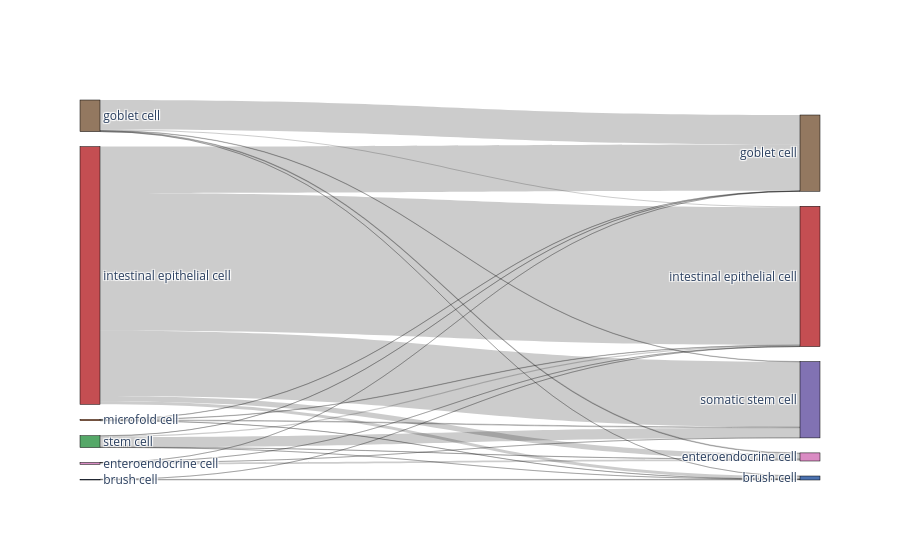
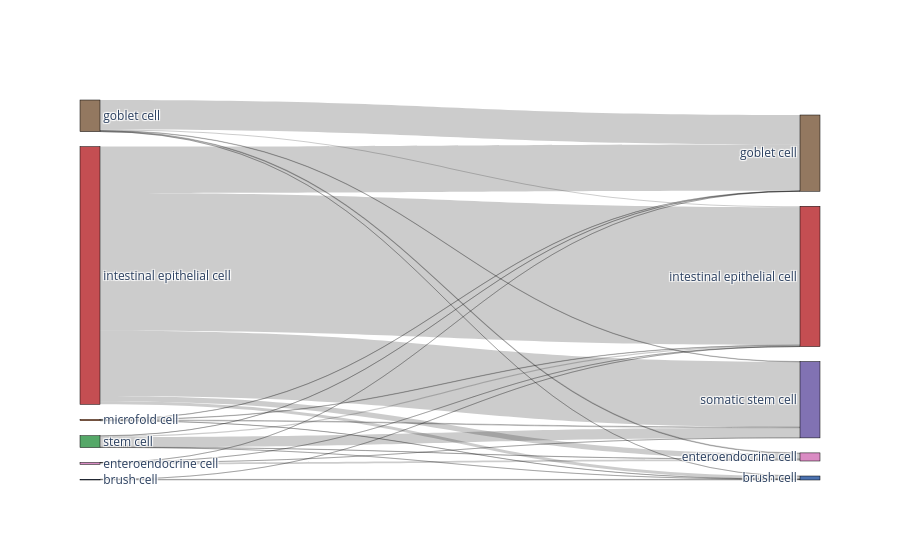

The notebook cell these images were saved under, in order:
### Code cell
%matplotlib inline

bc.tl.report(
    adata_pred=adata_predicted,
    celltype=celltype_test, 
    method=method, 
    analysis_name=analysis_name,
    train_datasets = adata_trains,
    test_dataset = adata_orig,
    merge = merge,
    name_prediction='auto_annot', 
    name_report='auto_annot', 
    use_raw=use_raw,
    remove_nonshared=True, 
    clustering='leiden', 
    asymmetric_matrix=True, 
    delimiter='\t', 
    verbose=True
)

### Figure 1 — Plotly figure (JSON) as saved in the notebook; plotly's stock layout.template omitted (floating-point values rounded to 4 significant figures)
{"data": [{"link": {"source": [4, 4, 4, 4, 4, 2, 2, 2, 2, 2, 0, 0, 5, 5, 5, 5, 5, 1, 1, 1, 1, 3, 3, 3, 3], "target": [9, 8, 10, 7, 6, 9, 8, 10, 7, 6, 9, 6, 9, 8, 10, 7, 6, 9, 8, 10, 7, 9, 8, 10, 6], "value": [20816, 7020, 9847, 824, 453, 157, 4447, 54, 106, 15, 1, 97, 179, 20, 1535, 26, 21, 5, 2, 1, 269, 48, 38, 103, 18]}, "node": {"color": ["#4c72b0", "#da8bc3", "#937860", "#dd8452", "#c44e52", "#55a868", "#4c72b0", "#da8bc3", "#937860", "#c44e52", "#8172b3"], "label": ["brush cell", "enteroendocrine cell", "goblet cell", "microfold cell", "intestinal epithelial cell", "stem cell", "brush cell", "enteroendocrine cell", "goblet cell", "intestinal epithelial cell", "somatic stem cell"], "line": {"color": "black", "width": 0.5}, "pad": 15, "thickness": 20}, "type": "sankey"}], "layout": {}}

### Figure 2 — Plotly figure (JSON) as saved in the notebook; plotly's stock layout.template omitted (floating-point values rounded to 4 significant figures)
{"data": [{"link": {"source": [4, 4, 4, 4, 4, 2, 2, 2, 2, 2, 0, 0, 5, 5, 5, 5, 5, 1, 1, 1, 1, 3, 3, 3, 3], "target": [9, 8, 10, 7, 6, 9, 8, 10, 7, 6, 9, 6, 9, 8, 10, 7, 6, 9, 8, 10, 7, 9, 8, 10, 6], "value": [20816, 7020, 9847, 824, 453, 157, 4447, 54, 106, 15, 1, 97, 179, 20, 1535, 26, 21, 5, 2, 1, 269, 48, 38, 103, 18]}, "node": {"color": ["#4c72b0", "#da8bc3", "#937860", "#dd8452", "#c44e52", "#55a868", "#4c72b0", "#da8bc3", "#937860", "#c44e52", "#8172b3"], "label": ["brush cell", "enteroendocrine cell", "goblet cell", "microfold cell", "intestinal epithelial cell", "stem cell", "brush cell", "enteroendocrine cell", "goblet cell", "intestinal epithelial cell", "somatic stem cell"], "line": {"color": "black", "width": 0.5}, "pad": 15, "thickness": 20}, "type": "sankey"}], "layout": {}}
